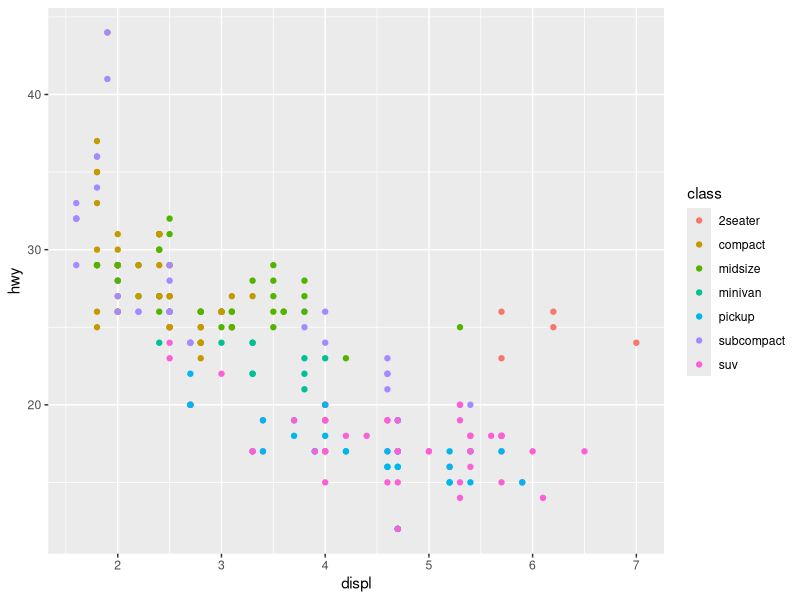
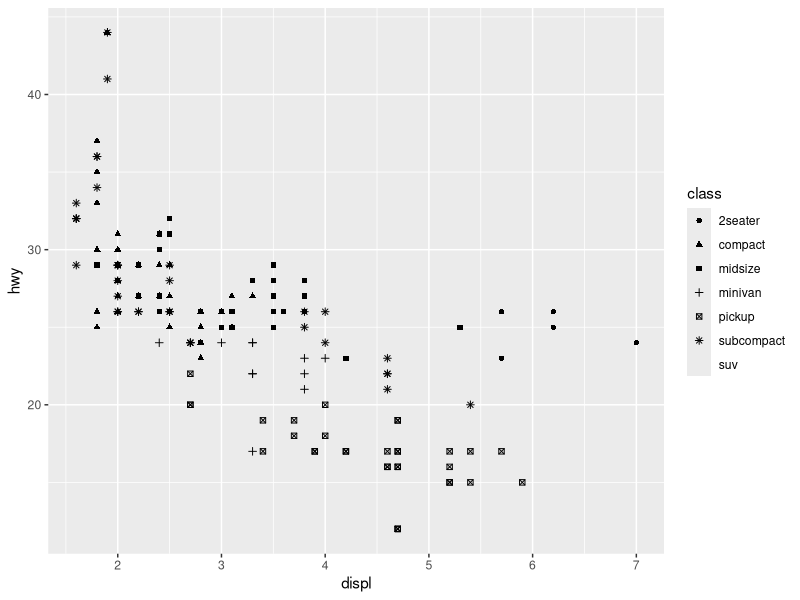
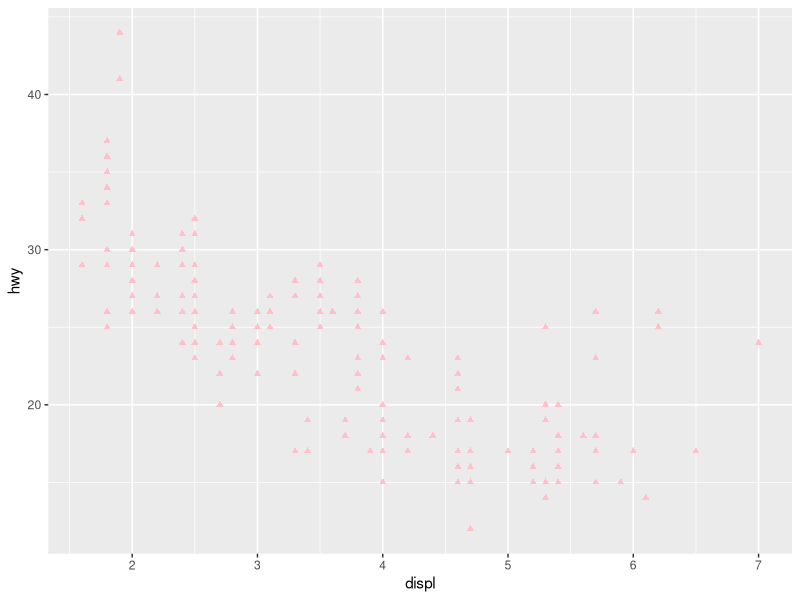
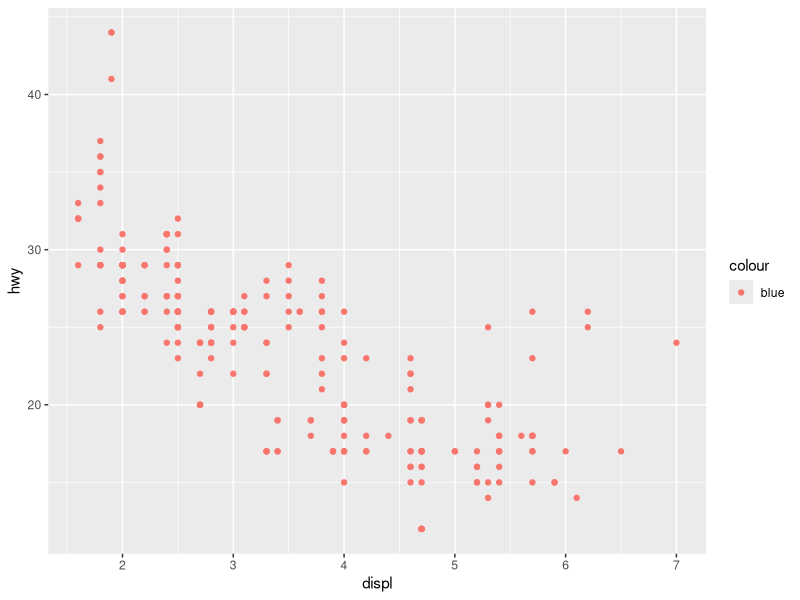
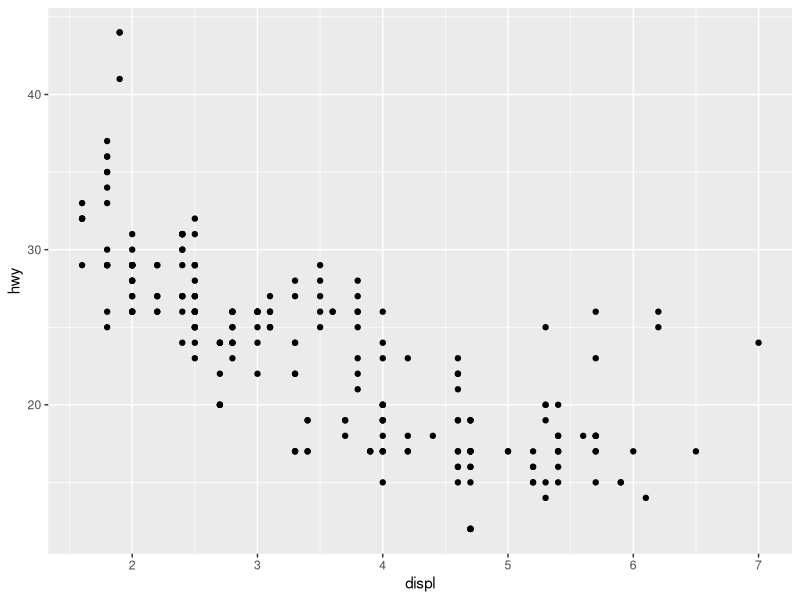
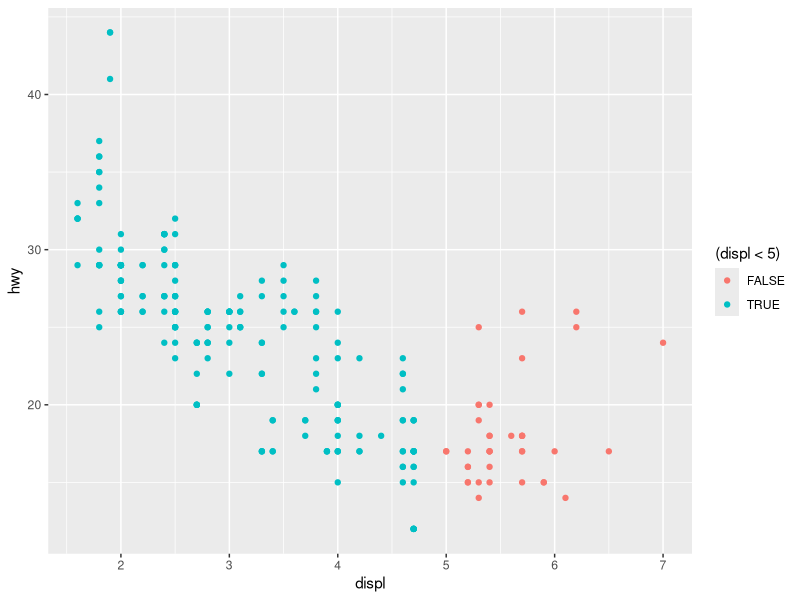
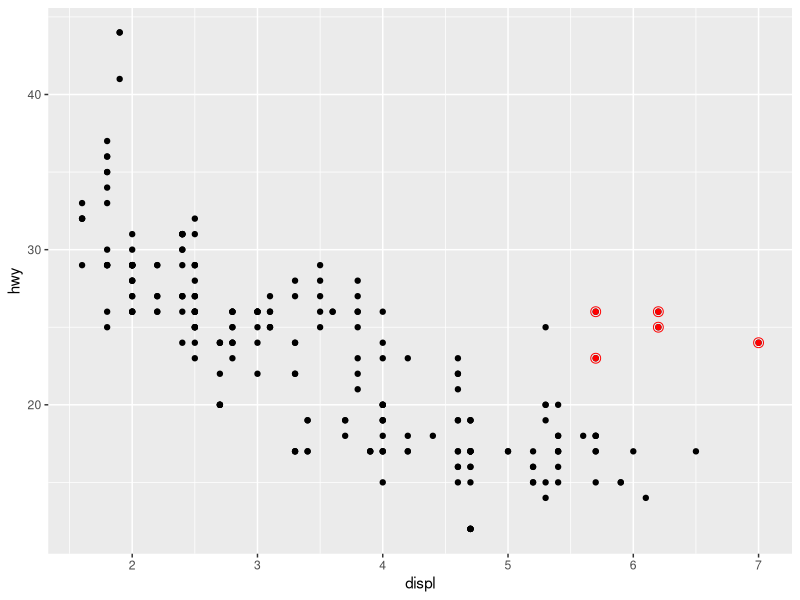
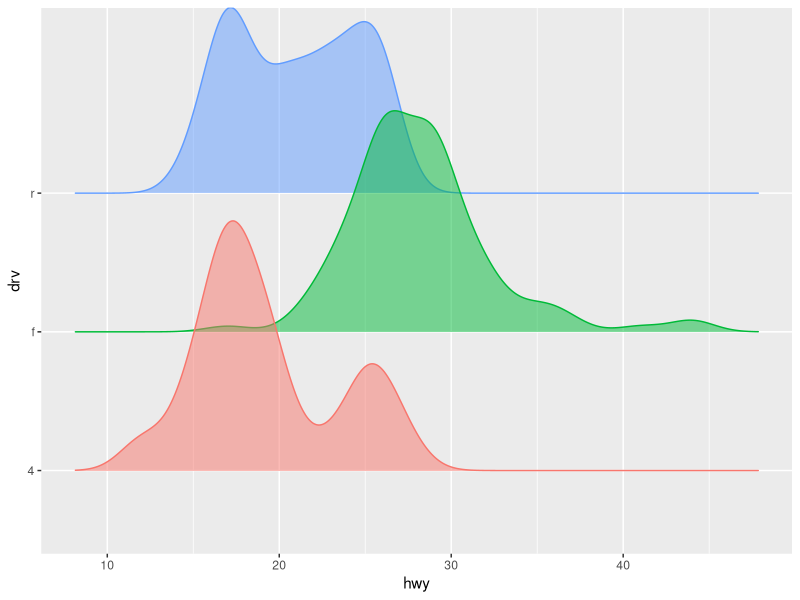

Source code (R) for these figures, in order:
# R for Data Science 2e Chapter 10

library(tidyverse)


# 10.2 Aesthetic Mappings -------------------------------------------------

ggplot(mpg, aes(x = displ, y = hwy, color = class)) +
  geom_point()

ggplot(mpg, aes(x = displ, y = hwy, shape = class)) +
  geom_point()

# 1.
ggplot(mpg, aes(x = displ, y = hwy)) +
  geom_point(color = "pink", shape = 17)
# 2.
ggplot(mpg) +
  geom_point(aes(x = displ, y = hwy, color = "blue"))
# there are not blue points because the call to color is in aes.
# the call is asking for a color to be assigned to the attribute "blue"
# "blue" is an undefined category, so all points are given this color
# 3.
?geom_point
vignette("ggplot2-specs")
ggplot(mpg, aes(x = displ, y = hwy)) +
  geom_point(stroke = 0.5)
# the stroke aesthetic defines the "penstroke" of the point.
# the size can be changed by using a numeric value.
# 4.
# with an aesthetic mapped to a conditional, you create new a new categorical variable
# the new categorical can be used for further plotting
ggplot(mpg, aes(x = displ, y = hwy)) +
  geom_point(aes(color = (displ < 5)))


# 10.3 Geometric Objects --------------------------------------------------

ggplot(mpg, aes(x = displ, y = hwy)) +
  geom_point() +
  geom_point(
    data = mpg |> filter(class == "2seater"),
    color = "red"
  ) +
  geom_point(
    data = mpg |> filter(class == "2seater"),
    shape = "circle open", size = 3, color = "red"
  )

library(ggridges)

ggplot(mpg, aes(x = hwy, y = drv, fill = drv, color = drv)) +
  geom_density_ridges(alpha = 0.5, show.legend = FALSE)

# 1.
# for line chart: geom_line()
# for boxplot: geom_boxplot()
# for histogram: geom_histogram()
# for area chart: geom_area()
# 2.
# show.legend determines if you want a key/legend
# 3.
# se adds a standard error ribbon to a smoother
# 4.


# 10.4 Facets -------------------------------------------------------------

# 1.
# faceting on a continuous variable turns it into a category
# 2.
# empty cells refer to cases with no points in them
ggplot(mpg) +
  geom_point(aes(x = drv, y = cyl))
# these results indicate there are no points at several combinations of cyl & drv
# 3.
# . is used to cross with no other factor (e.g., just one dimension)
ggplot(mpg) +
  geom_point(aes(x = displ, y = hwy)) +
  facet_grid(drv ~ .)
ggplot(mpg) +
  geom_point(aes(x = displ, y = hwy)) +
  facet_grid(. ~ cyl)
# 4.
ggplot(mpg) +
  geom_point(aes(x = displ, y = hwy)) +
  facet_wrap( ~ class, nrow = 2)
# this faceting helps you to see more clearly which class has more points
# this faceting also helps you to pick out groups
# this might be more difficult to make comparisons. color overlap could help with some comparisons.
# 5.
?facet_wrap
# facet grid has a set number of rows & columns based on categories in the data
# 6.
ggplot(mpg, aes(x = displ)) +
  geom_histogram() +
  facet_grid(drv ~ .)
ggplot(mpg, aes(x = displ)) +
  geom_histogram() +
  facet_grid(. ~ drv)
# the first is easier to visualize.
# when you want to directly compare histogram bar heights, it's nice for them to line up.
# when you want to see differences in actual possible values, it's nice for the x-axis to line up.
# 7.
ggplot(mpg) +
  geom_point(aes(x = displ, y = hwy)) +
  facet_grid(drv ~ .)
ggplot(mpg) +
  geom_point(aes(x = displ, y = hwy)) +
  facet_wrap(drv ~ ., nrow = 3)


# 10.5 Statistical Transformations ----------------------------------------

diamonds |>
  count(cut) |>
  ggplot(aes(x = cut, y = n)) +
  geom_bar(stat = "identity")

ggplot(diamonds, aes(x = cut, y = after_stat(prop), group = 1)) +
  geom_bar()

ggplot(diamonds) +
  stat_summary(
    aes(x = cut, y = depth),
    fun.min = min,
    fun.max = max,
    fun = median
  )

# 1.
# the default geom is "pointrange"
ggplot(diamonds, aes(x = cut, y = depth)) +
  geom_pointrange(stat = "summary",
                  fun.min = min,
                  fun.max = max,
                  fun = median)
# 2.
# geom_col will make a bar chart based on the value in the data
# geom_bar will bar heights proportional to cases in each group
# 3.
# list all geom / stat pairs
# 4.
# stat smooth computes using predictdf()
# stat smooth computes relations between two variables (x vs y usually)
# stat smooth can compute loess, lm, glm, gam
# 5.
# we set group = 1 because otherwise the group is x (cut)
ggplot(diamonds, aes(x = cut, y = after_stat(prop))) +
  geom_bar()
# in this plot, the group is the fill factor
ggplot(diamonds, aes(x = cut, fill = color, y = after_stat(prop))) +
  geom_bar()


# 10.6 Position Adjustments -----------------------------------------------

# 1.
ggplot(mpg, aes(x = cty, y = hwy)) +
  geom_point()
# try jittering the points!
ggplot(mpg, aes(x = cty, y = hwy)) +
  geom_jitter()
# 2.
ggplot(mpg, aes(x = displ, y = hwy)) +
  geom_point()
ggplot(mpg, aes(x = displ, y = hwy)) +
  geom_point(position = "identity")
# there is no difference! the default position for geom_point is identity.
# 3.
# jittering can be controlled by height and width
# 4.
# geom_jitter allows you to see lots of points in a scattered blob
# geom_count allows you to see a bigger blob the more points there are.
# geom_count is likely more useful in cases where there are unique categorical x vs y.
# 5.
ggplot(mpg) +
  geom_boxplot(aes(y = displ, group = hwy))
?geom_boxplot
# default position adjustment is "dodge2"


# 10.7 Coordinate Systems -------------------------------------------------

# 1.
ggplot(data = diamonds) +
  geom_bar(
    mapping = aes(x = factor(1), fill = clarity),
    width = 1
  ) +
  theme(aspect.ratio = 1) +
  coord_polar(theta = "y")
# 2.
?coord_map
# coord_map projects spherical data from the earth onto the flat map.
# coord_quickmap does a simplified computation of this.
# 3.
ggplot(data = mpg, mapping = aes(x = cty, y = hwy)) +
  geom_point() +
  geom_abline() +
  coord_fixed()
# this shows that there is a close to linear relationship b/w city and highway gas mileage.
# however, we can see that the points are offset from the main diagonal.
# the offset indicates that hwy is consistently higher than city.


# 10.8 Layered Grammar of Graphics ----------------------------------------


